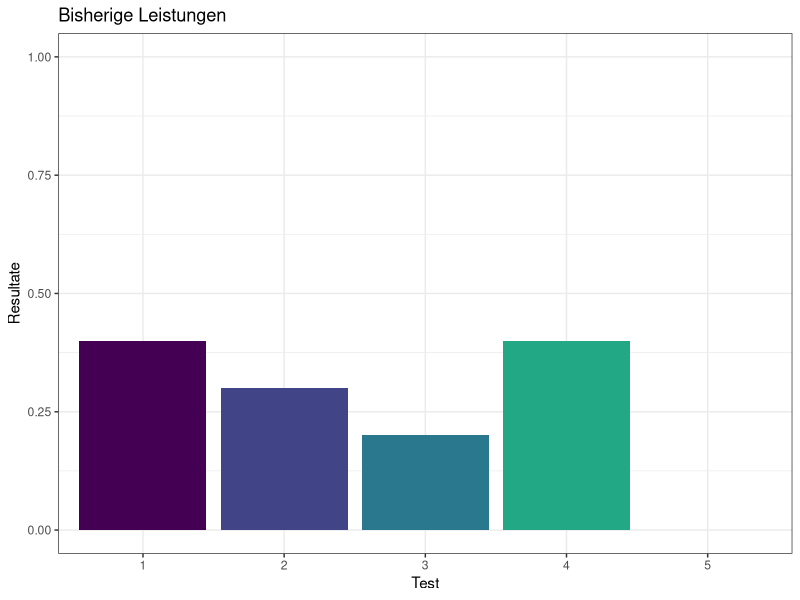
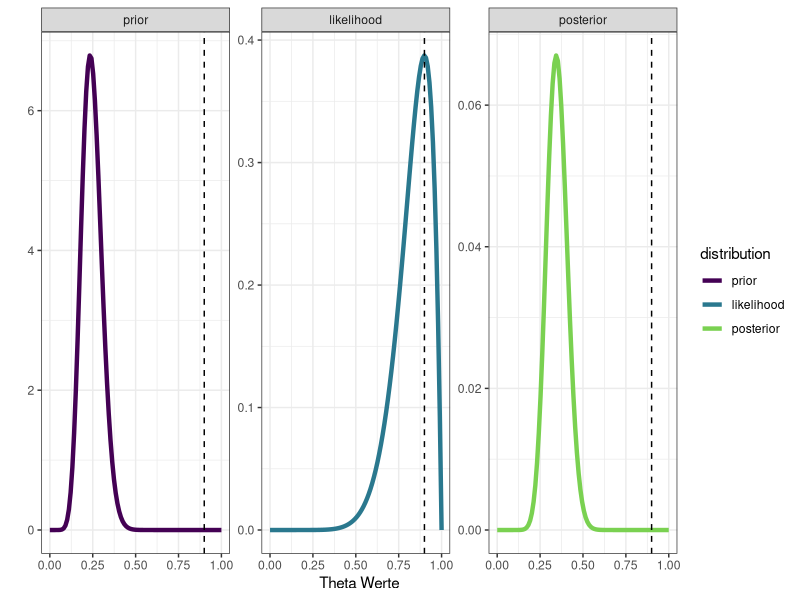
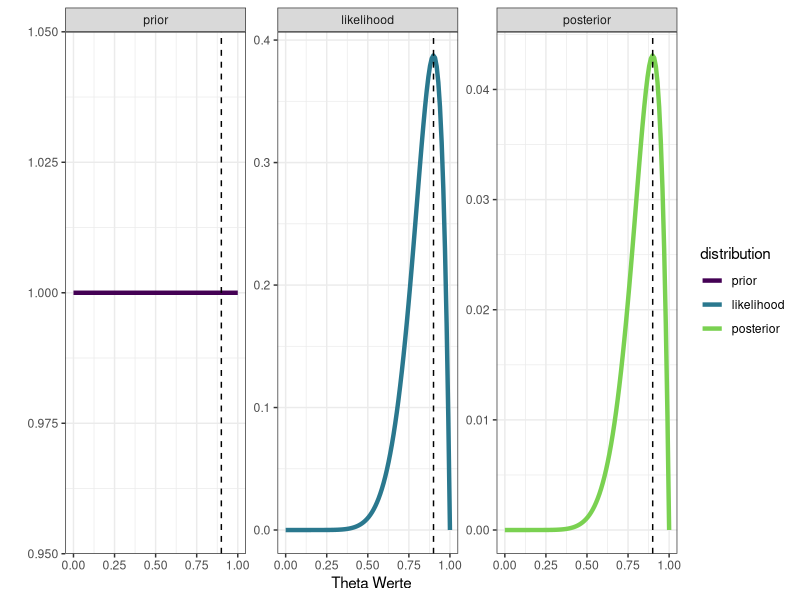
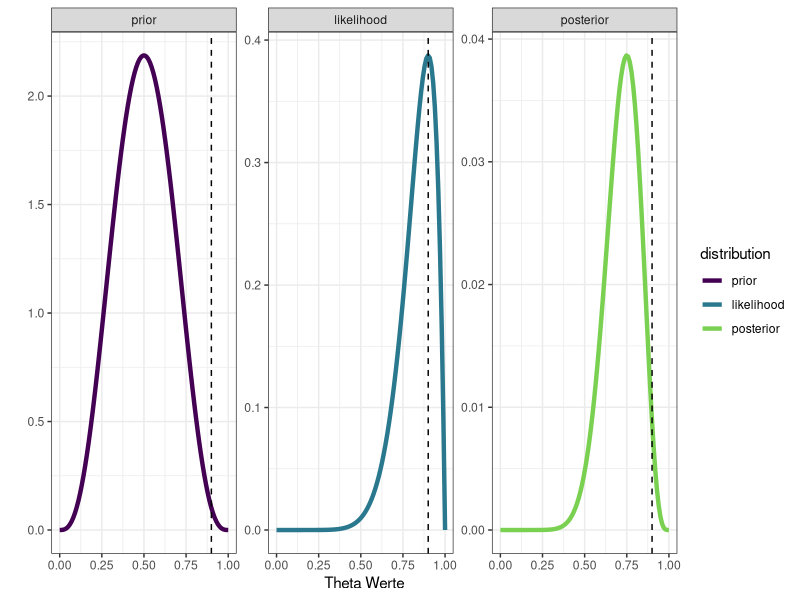

Write the R code that produced these figures, in order.
## ---- chunk 1
knitr::opts_chunk$set(echo = TRUE)
## ---- chunk 2
library(tidyverse)
## ---- chunk 3
tibble(Test = as_factor(1:5), Resultate = c(4/10, 3/10, 2/10, 4/10, NA)) %>% 
  ggplot(aes(Test, Resultate, fill = Test)) +
  geom_bar(stat = 'identity') +
  scale_fill_viridis_d(end = 0.8) +
  scale_y_continuous(limits = c(0, 1)) +
  theme_bw() +
  theme(legend.position = "none") +
  ggtitle("Bisherige Leistungen")
## ---- chunk 4
answers <- c(1, 1, 1, 1, 0, 1, 1, 1, 1, 1)
## ---- chunk 5
ncorrect <- sum(answers)
nquestions <- length(answers)
prior_ncorrect <- 4 + 3 + 2 + 4
prior_nquestions <- 4 * 10
prior_nwrong <- prior_nquestions - prior_ncorrect
## ---- chunk 6
n_points <- 100
theta_grid <- seq(from = 0 , to = 1 , length.out = n_points)
theta_grid
## ---- chunk 7
likelihood <- dbinom(x = ncorrect , size = nquestions , prob = theta_grid)
## ---- chunk 8
maxlik <- max(likelihood)
## ---- chunk 9
theta_maxlik <- theta_grid[likelihood == maxlik]
theta_maxlik
## ---- chunk 10
prior <- dbeta(x = theta_grid, shape1 = prior_ncorrect,  shape2 = prior_nquestions)
## ---- chunk 11
unstandardized_posterior <- likelihood * prior

posterior <- unstandardized_posterior / sum(unstandardized_posterior)

posterior
## ---- chunk 12
df <- tibble(theta_grid, prior, likelihood, posterior)

df %>%
  pivot_longer(-theta_grid, names_to = "distribution", values_to = "density") %>% 
  mutate(distribution = as_factor(distribution)) %>% 
  ggplot(aes(theta_grid, density, color = distribution)) +
  geom_line(size = 1.5) +
  geom_vline(xintercept = 9/10, linetype = "dashed") +
  scale_color_viridis_d(end = 0.8) +
  xlab("Theta Werte") +
  ylab("") +
  facet_wrap(~distribution, scales = "free_y") +
  theme_bw()
## ---- chunk 13
prior <- dbeta(x = theta_grid, shape1 = 1,  shape2 = 1)
unstandardized_posterior <- likelihood * prior
posterior <- unstandardized_posterior / sum(unstandardized_posterior)

tibble(theta_grid, prior, likelihood, posterior) %>%
  pivot_longer(-theta_grid, names_to = "distribution", values_to = "density") %>% 
  mutate(distribution = as_factor(distribution)) %>% 
  ggplot(aes(theta_grid, density, color = distribution)) +
  geom_line(size = 1.5) +
  geom_vline(xintercept = 9/10, linetype = "dashed") +
  scale_color_viridis_d(end = 0.8) +
  xlab("Theta Werte") +
  ylab("") +
  facet_wrap(~distribution, scales = "free_y") +
  theme_bw()
## ---- chunk 14
prior <- dbeta(x = theta_grid, shape1 = 4,  shape2 = 4)
unstandardized_posterior <- likelihood * prior
posterior <- unstandardized_posterior / sum(unstandardized_posterior)

tibble(theta_grid, prior, likelihood, posterior) %>%
  pivot_longer(-theta_grid, names_to = "distribution", values_to = "density") %>% 
  mutate(distribution = as_factor(distribution)) %>% 
  ggplot(aes(theta_grid, density, color = distribution)) +
  geom_line(size = 1.5) +
  geom_vline(xintercept = 9/10, linetype = "dashed") +
  scale_color_viridis_d(end = 0.8) +
  xlab("Theta Werte") +
  ylab("") +
  facet_wrap(~distribution, scales = "free_y") +
  theme_bw()
## ---- chunk 15
pbinom(q = ncorrect-1,
       size = nquestions, 
       prob = prior_ncorrect/prior_nquestions)
## ---- chunk 16
1 - pbinom(q = ncorrect-1, 
           size = nquestions, 
           prob = prior_ncorrect/prior_nquestions)
## ---- chunk 17
pbinom(q = ncorrect-1, 
       size = nquestions, 
       prob = prior_ncorrect/prior_nquestions,
       lower.tail = FALSE)
## ---- chunk 18
dbinom(x = 9, 
       size = nquestions, 
       prob = prior_ncorrect/prior_nquestions) +
  dbinom(x = 10, 
       size = nquestions, 
       prob = prior_ncorrect/prior_nquestions) 
## ---- chunk 19
sum(dbinom(x = 9:10, 
       size = nquestions, 
       prob = prior_ncorrect/prior_nquestions))
